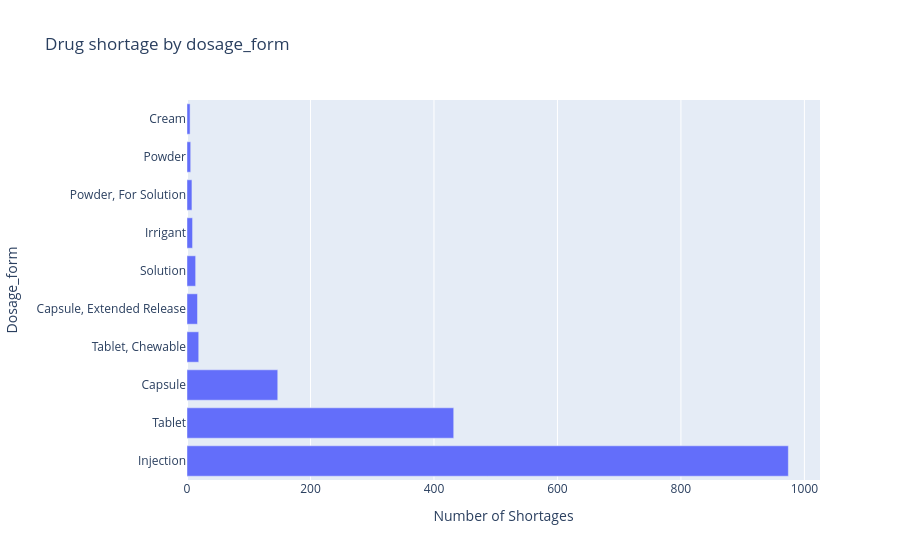

Write notebook code for a chart like this one.
### Markdown cell above
# Shortage by Dosage form

### Code cell
hbar_category_distribution(df,groupby_category = 'dosage_form')

### Figure 1 — Plotly figure (JSON) as saved in the notebook; plotly's stock layout.template omitted (floating-point values rounded to 4 significant figures)
{"data": [{"hovertemplate": "Number of Shortages=%{x}<br>Dosage_form=%{y}<extra></extra>", "legendgroup": "", "marker": {"color": "#636efa", "pattern": {"shape": ""}}, "name": "", "orientation": "h", "showlegend": false, "textposition": "auto", "type": "bar", "x": [974, 432, 147, 19, 17, 14, 9, 8, 6, 5], "xaxis": "x", "y": ["Injection", "Tablet", "Capsule", "Tablet, Chewable", "Capsule, Extended Release", "Solution", "Irrigant", "Powder, For Solution", "Powder", "Cream"], "yaxis": "y"}], "layout": {"barmode": "relative", "legend": {"tracegroupgap": 0}, "title": {"text": "Drug shortage by dosage_form"}, "xaxis": {"anchor": "y", "domain": [0, 1], "title": {"text": "Number of Shortages"}}, "yaxis": {"anchor": "x", "domain": [0, 1], "title": {"text": "Dosage_form"}}}}
